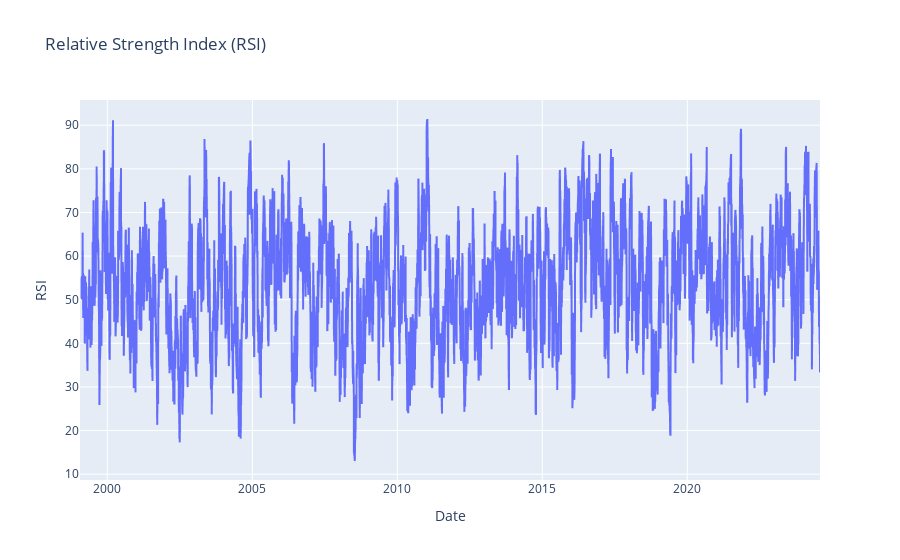

The notebook cell saved with this chart:
### Code cell
fa.plot_rsi()

### Figure 1 — Plotly figure (JSON) as saved in the notebook; plotly's stock layout.template omitted (floating-point values rounded to 4 significant figures; data arrays with more than 128 entries replaced by an {"elided": "..."} marker saying what was removed)
{"data": [{"hovertemplate": "Date=%{x}<br>RSI=%{y}<extra></extra>", "legendgroup": "", "line": {"color": "#636efa", "dash": "solid"}, "marker": {"symbol": "circle"}, "mode": "lines", "name": "", "showlegend": false, "type": "scattergl", "x": {"elided": "6421 str values"}, "xaxis": "x", "y": {"elided": "6421 float values"}, "yaxis": "y"}], "layout": {"legend": {"tracegroupgap": 0}, "title": {"text": "Relative Strength Index (RSI)"}, "xaxis": {"anchor": "y", "domain": [0, 1], "title": {"text": "Date"}}, "yaxis": {"anchor": "x", "domain": [0, 1], "title": {"text": "RSI"}}}}
